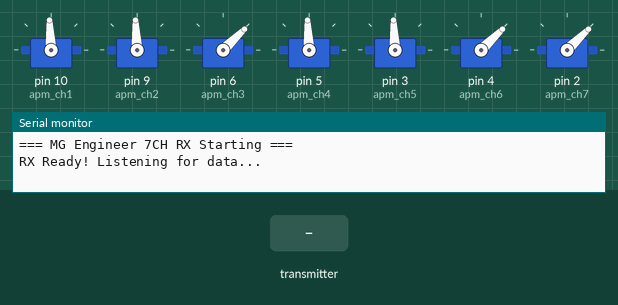
Bench run of a sketch on a simulated Arduino Uno, built with avr-gcc and run on an emulated ATmega328P. Shown: 7 × servo, the last lines printed to the serial monitor. Inputs (shaded band) come from the test bench. No radio packets arrive unless stated.

Above: at 1.2 s.
1.3 s: the transmitter starts sending throttle = 0
At 2.0 s:
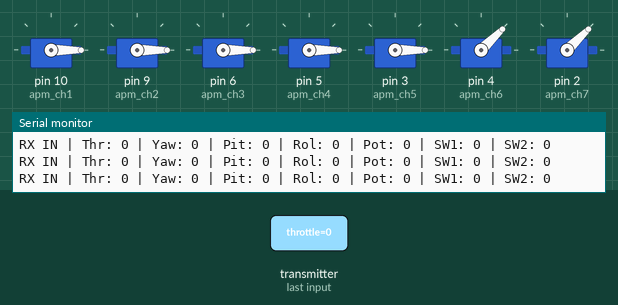
2.8 s: the transmitter starts sending yaw = 1023
At 3.1 s:
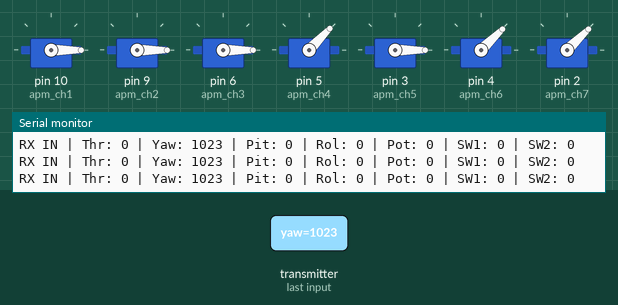
4.3 s: the transmitter starts sending pitch = 1023
At 4.9 s:
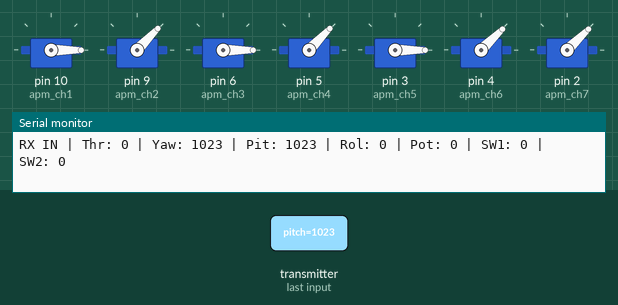
5.8 s: the transmitter starts sending yaw = 0
At 6.1 s:
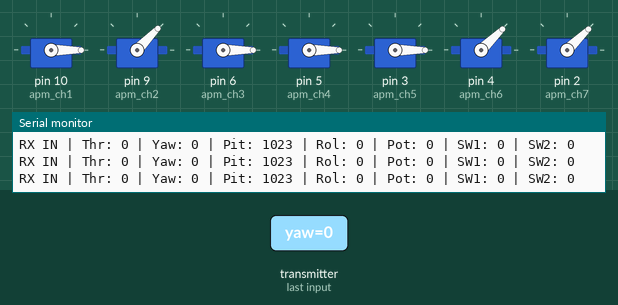
7.3 s: the transmitter starts sending roll = 1023
At 7.6 s:
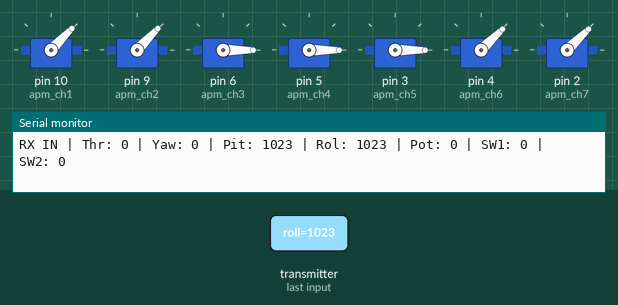
8.8 s: the transmitter starts sending pot = 1023
At 10.0 s:
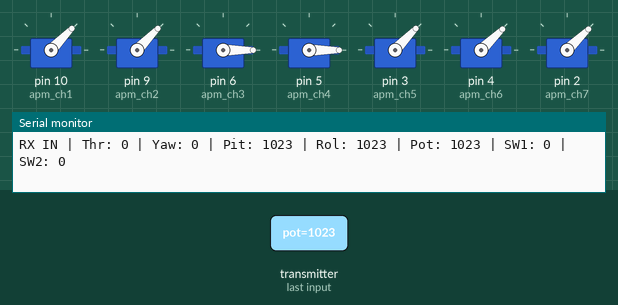
Timing chart, 0 to 11.3 s (numbered marks = the images above; inputs shaded):
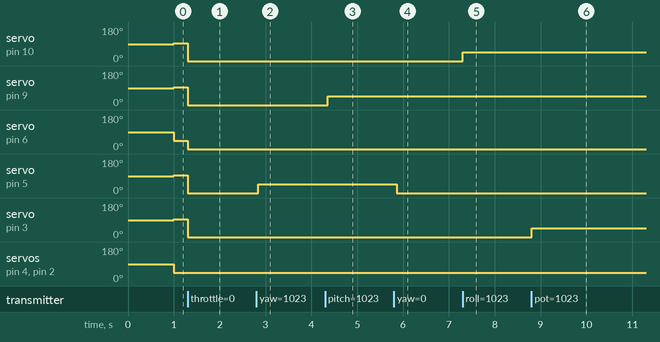

Measured:
- after the input at 1.3 s, servo on pin 10 (apm_ch1), servo on pin 9 (apm_ch2), servo on pin 5 (apm_ch4), servo on pin 3 (apm_ch5): 93° → 0° at once; servo on pin 6 (apm_ch3): 44° → 0° at once
- after the input at 2.8 s, servo on pin 5 (apm_ch4): 0° → 46° at once
- after the input at 4.3 s, servo on pin 9 (apm_ch2): 0° → 46° after 0.06 s
- after the input at 5.8 s, servo on pin 5 (apm_ch4): 46° → 0° after 0.06 s
- after the input at 7.3 s, servo on pin 10 (apm_ch1): 0° → 46° at once
- after the input at 8.8 s, servo on pin 3 (apm_ch5): 0° → 46° at once

The sketch:

RX.ino
```cpp
// === MG Engineer - 7CH RX Air Link for APM ===
#include <SPI.h>
#include <nRF24L01.h>
#include <RF24.h>
#include <Servo.h>

RF24 radio(7, 8); // CE, CSN
const byte address[] = "NODE1";

// Struct must perfectly match the TX
struct JoyData {
  uint16_t throttle;
  uint16_t yaw;
  uint16_t pitch;
  uint16_t roll;
  uint16_t pot;
  bool sw1;
  bool sw2;
};

JoyData myData;

// APM Output Channels using Servo library
Servo apm_ch1; // Roll
Servo apm_ch2; // Pitch
Servo apm_ch3; // Throttle
Servo apm_ch4; // Yaw
Servo apm_ch5; // Pot
Servo apm_ch6; // SW1
Servo apm_ch7; // SW2

unsigned long lastRecvTime = 0;

void setup() {
  Serial.begin(9600);
  Serial.println("=== MG Engineer 7CH RX Starting ===");

  // Attach APM channels to your requested Arduino pins
  apm_ch1.attach(10); // Roll
  apm_ch2.attach(9);  // Pitch
  apm_ch3.attach(6);  // Throttle
  apm_ch4.attach(5);  // Yaw
  apm_ch5.attach(3);  // Pot
  apm_ch6.attach(4);  // SW1
  apm_ch7.attach(2);  // SW2

  if (!radio.begin()) {
    Serial.println("Hardware Error: Check NRF connection!");
    while(1);
  }

  radio.setChannel(76);
  radio.setPALevel(RF24_PA_LOW);
  radio.setDataRate(RF24_1MBPS);
  radio.openReadingPipe(0, address);
  radio.startListening();

  Serial.println("RX Ready! Listening for data...");
}

void loop() {
  // If connection is active, read and output directly
  if (radio.available()) {
    radio.read(&myData, sizeof(JoyData));
    lastRecvTime = millis();

    // Write PWM signals to APM
    apm_ch1.writeMicroseconds(myData.roll);
    apm_ch2.writeMicroseconds(myData.pitch);
    apm_ch3.writeMicroseconds(myData.throttle);
    apm_ch4.writeMicroseconds(myData.yaw);
    apm_ch5.writeMicroseconds(myData.pot);

    // Convert boolean switch states to APM-compatible PWM (1000us or 2000us)
    apm_ch6.writeMicroseconds(myData.sw1 ? 2000 : 1000);
    apm_ch7.writeMicroseconds(myData.sw2 ? 2000 : 1000);

    // Print all states to Serial Monitor
    Serial.print("RX IN | Thr: "); Serial.print(myData.throttle);
    Serial.print(" | Yaw: "); Serial.print(myData.yaw);
    Serial.print(" | Pit: "); Serial.print(myData.pitch);
    Serial.print(" | Rol: "); Serial.print(myData.roll);
    Serial.print(" | Pot: "); Serial.print(myData.pot);
    Serial.print(" | SW1: "); Serial.print(myData.sw1);
    Serial.print(" | SW2: "); Serial.println(myData.sw2);
  }

  // Basic Failsafe: If signal lost for 1 second, secure the drone
  if (millis() - lastRecvTime > 1000) {
    apm_ch3.writeMicroseconds(1000); // ZERO Throttle
    apm_ch1.writeMicroseconds(1500); // Center Roll
    apm_ch2.writeMicroseconds(1500); // Center Pitch
    apm_ch4.writeMicroseconds(1500); // Center Yaw
    apm_ch5.writeMicroseconds(1500); // Center Pot
    apm_ch6.writeMicroseconds(1000); // Default SW1
    apm_ch7.writeMicroseconds(1000); // Default SW2
  }
}
```
